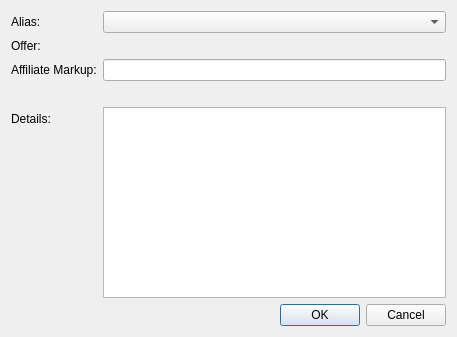
<?xml version="1.0" encoding="UTF-8"?>
<ui version="4.0">
 <class>ResellOfferDialog</class>
 <widget class="QDialog" name="ResellOfferDialog">
  <property name="geometry">
   <rect>
    <x>0</x>
    <y>0</y>
    <width>457</width>
    <height>337</height>
   </rect>
  </property>
  <property name="windowTitle">
   <string>Resell Offer</string>
  </property>
  <layout class="QVBoxLayout" name="verticalLayout">
   <item>
    <layout class="QFormLayout" name="formLayout">
     <property name="fieldGrowthPolicy">
      <enum>QFormLayout::AllNonFixedFieldsGrow</enum>
     </property>
     <item row="1" column="0">
      <widget class="QLabel" name="offerLabel">
       <property name="text">
        <string>Offer:</string>
       </property>
      </widget>
     </item>
     <item row="1" column="1">
      <widget class="QLabel" name="offerGUIDLabel">
       <property name="text">
        <string/>
       </property>
      </widget>
     </item>
     <item row="2" column="0">
      <widget class="QLabel" name="label_2">
       <property name="text">
        <string>Affiliate Markup:</string>
       </property>
       <property name="buddy">
        <cstring>commissionEdit</cstring>
       </property>
      </widget>
     </item>
     <item row="2" column="1">
      <widget class="QLineEdit" name="commissionEdit">
       <property name="toolTip">
        <string>Enter Markup or Markdown(negative amount) percentage amount(without the % sign). You cannot give more of a discount than the rebate you were provided to Re-sell.</string>
       </property>
      </widget>
     </item>
     <item row="3" column="1">
      <widget class="QLabel" name="commissionDisclaimer">
       <property name="text">
        <string/>
       </property>
       <property name="wordWrap">
        <bool>true</bool>
       </property>
      </widget>
     </item>
     <item row="4" column="0">
      <widget class="QLabel" name="detailsLabel">
       <property name="text">
        <string>Details:</string>
       </property>
      </widget>
     </item>
     <item row="4" column="1">
      <widget class="QPlainTextEdit" name="detailsEdit"/>
     </item>
     <item row="0" column="0">
      <widget class="QLabel" name="label">
       <property name="text">
        <string>Alias:</string>
       </property>
      </widget>
     </item>
     <item row="0" column="1">
      <widget class="QComboBox" name="aliasEdit"/>
     </item>
    </layout>
   </item>
   <item>
    <widget class="QDialogButtonBox" name="buttonBox">
     <property name="orientation">
      <enum>Qt::Horizontal</enum>
     </property>
     <property name="standardButtons">
      <set>QDialogButtonBox::Cancel|QDialogButtonBox::Ok</set>
     </property>
    </widget>
   </item>
  </layout>
 </widget>
 <resources/>
 <connections>
  <connection>
   <sender>buttonBox</sender>
   <signal>accepted()</signal>
   <receiver>ResellOfferDialog</receiver>
   <slot>accept()</slot>
   <hints>
    <hint type="sourcelabel">
     <x>248</x>
     <y>254</y>
    </hint>
    <hint type="destinationlabel">
     <x>157</x>
     <y>274</y>
    </hint>
   </hints>
  </connection>
  <connection>
   <sender>buttonBox</sender>
   <signal>rejected()</signal>
   <receiver>ResellOfferDialog</receiver>
   <slot>reject()</slot>
   <hints>
    <hint type="sourcelabel">
     <x>316</x>
     <y>260</y>
    </hint>
    <hint type="destinationlabel">
     <x>286</x>
     <y>274</y>
    </hint>
   </hints>
  </connection>
 </connections>
</ui>
